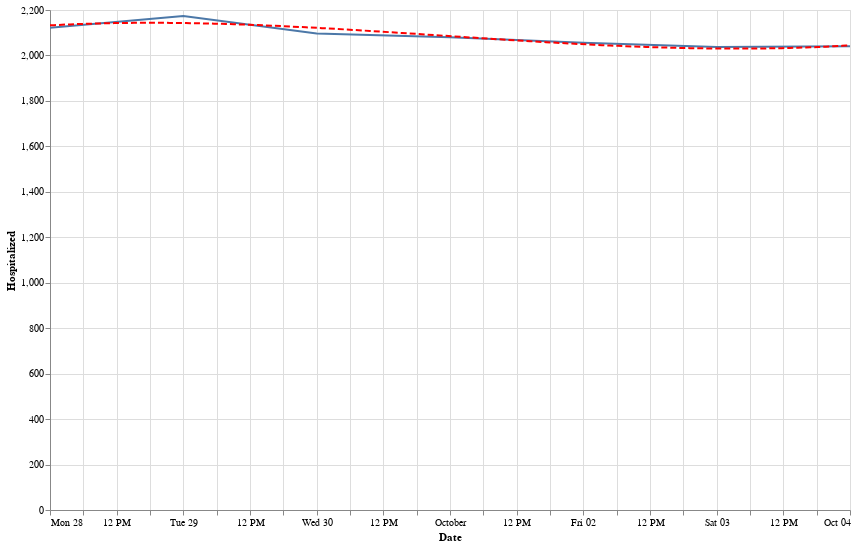

Source (notebook cell):
### Code cell
state = alt.Chart(data[data['State'] == 'FL'].sort_values('Date').tail(7)).mark_line().encode(
    x='Date:T',
    y='Hospitalized:Q'
)
reg = state.transform_regression("Date", "Hospitalized", method="poly").mark_line(color='red', strokeDash=[6,3])
(state+reg).properties(width=800, height=500).interactive()

### Figure 1 — Vega-Lite specification as saved in the notebook (floating-point values rounded to 4 significant figures)
{"config": {"view": {"continuousWidth": 400, "continuousHeight": 300}}, "layer": [{"mark": "line", "encoding": {"x": {"type": "temporal", "field": "Date"}, "y": {"type": "quantitative", "field": "Hospitalized"}}, "selection": {"selector008": {"type": "interval", "bind": "scales", "encodings": ["x", "y"]}}}, {"mark": {"type": "line", "color": "red", "strokeDash": [6, 3]}, "encoding": {"x": {"type": "temporal", "field": "Date"}, "y": {"type": "quantitative", "field": "Hospitalized"}}, "transform": [{"on": "Date", "regression": "Hospitalized", "method": "poly"}]}], "data": {"name": "data-09cbe8a9e1e3af0dafe109ded4357377"}, "height": 500, "width": 800, "$schema": "https://vega.github.io/schema/vega-lite/v4.8.1.json", "datasets": {"data-09cbe8a9e1e3af0dafe109ded4357377": [{"State": "FL", "Date": "09-28-2020", "Confirmed": 701300.0, "Deaths": 14040.0, "Recovered": 0.0, "Confirmed_New": 738.0, "Deaths_New": 5.0, "Recovered_New": 0.0, "Active": 687300.0, "positive": 701300.0, "negative": 4560000.0, "pending": 4002.0, "totalTestResults": 5262000.0, "Hospitalized": 2122.0, "hospitalizedCumulative": 44100.0, "inIcuCurrently": null, "inIcuCumulative": null, "onVentilatorCurrently": null, "onVentilatorCumulative": null, "recovered": null, "dataQualityGrade": "A", "lastUpdateEt": "9/27/2020 23:59", "dateModified": "2020-09-27T23:59:00Z", "checkTimeEt": "09/27 19:59", "death": 14210.0, "hospitalized": 44100.0, "dateChecked": "2020-09-27T23:59:00Z", "totalTestsViral": 7430000.0, "positiveTestsViral": 902500.0, "negativeTestsViral": 6486000.0, "positiveCasesViral": 684600.0, "deathConfirmed": 14210.0, "deathProbable": null, "totalTestEncountersViral": null, "totalTestsPeopleViral": 5269000.0, "totalTestsAntibody": 505200.0, "positiveTestsAntibody": 45080.0, "negativeTestsAntibody": 460000.0, "totalTestsPeopleAntibody": 493800.0, "positiveTestsPeopleAntibody": 44080.0, "negativeTestsPeopleAntibody": 449700.0, "totalTestsPeopleAntigen": null, "positiveTestsPeopleAntigen": 16690.0, "totalTestsAntigen": null, "positiveTestsAntigen": null, "fips": 12.0, "positiveIncrease": 738.0, "negativeIncrease": 7493.0, "total": 5266000.0, "totalTestResultsSource": "posNeg", "totalTestResultsIncrease": 8231.0, "posNeg": 5262000.0, "deathIncrease": 5.0, "hospitalizedIncrease": 73.0, "hash": "8242b4c4270161979ceb765d5d88fb6aabf7855e", "commercialScore": 0.0, "negativeRegularScore": 0.0, "negativeScore": 0.0, "positiveScore": 0.0, "score": 0.0, "grade": null}, {"State": "FL", "Date": "09-29-2020", "Confirmed": 704600.0, "Deaths": 14140.0, "Recovered": 0.0, "Confirmed_New": 3266.0, "Deaths_New": 106.0, "Recovered_New": 0.0, "Active": 690400.0, "positive": 704600.0, "negative": 4586000.0, "pending": 3981.0, "totalTestResults": 5290000.0, "Hospitalized": 2174.0, "hospitalizedCumulative": 44360.0, "inIcuCurrently": null, "inIcuCumulative": null, "onVentilatorCurrently": null, "onVentilatorCumulative": null, "recovered": null, "dataQualityGrade": "A", "lastUpdateEt": "9/28/2020 23:59", "dateModified": "2020-09-28T23:59:00Z", "checkTimeEt": "09/28 19:59", "death": 14310.0, "hospitalized": 44360.0, "dateChecked": "2020-09-28T23:59:00Z", "totalTestsViral": 7479000.0, "positiveTestsViral": 906700.0, "negativeTestsViral": 6530000.0, "positiveCasesViral": 687500.0, "deathConfirmed": 14310.0, "deathProbable": null, "totalTestEncountersViral": null, "totalTestsPeopleViral": 5297000.0, "totalTestsAntibody": 505200.0, "positiveTestsAntibody": 45080.0, "negativeTestsAntibody": 460000.0, "totalTestsPeopleAntibody": 493800.0, "positiveTestsPeopleAntibody": 44080.0, "negativeTestsPeopleAntibody": 449700.0, "totalTestsPeopleAntigen": null, "positiveTestsPeopleAntigen": 17110.0, "totalTestsAntigen": null, "positiveTestsAntigen": null, "fips": 12.0, "positiveIncrease": 3266.0, "negativeIncrease": 25180.0, "total": 5294000.0, "totalTestResultsSource": "posNeg", "totalTestResultsIncrease": 28440.0, "posNeg": 5290000.0, "deathIncrease": 106.0, "hospitalizedIncrease": 252.0, "hash": "fed062984e2dcf63b1d0a4768f2139aa1c37d9ee", "commercialScore": 0.0, "negativeRegularScore": 0.0, "negativeScore": 0.0, "positiveScore": 0.0, "score": 0.0, "grade": null}, {"State": "FL", "Date": "09-30-2020", "Confirmed": 706500.0, "Deaths": 14320.0, "Recovered": 0.0, "Confirmed_New": 1948.0, "Deaths_New": 174.0, "Recovered_New": 0.0, "Active": 692200.0, "positive": 706500.0, "negative": 4595000.0, "pending": 3980.0, "totalTestResults": 5301000.0, "Hospitalized": 2097.0, "hospitalizedCumulative": 44610.0, "inIcuCurrently": null, "inIcuCumulative": null, "onVentilatorCurrently": null, "onVentilatorCumulative": null, "recovered": null, "dataQualityGrade": "A", "lastUpdateEt": "9/29/2020 23:59", "dateModified": "2020-09-29T23:59:00Z", "checkTimeEt": "09/29 19:59", "death": 14490.0, "hospitalized": 44610.0, "dateChecked": "2020-09-29T23:59:00Z", "totalTestsViral": 7507000.0, "positiveTestsViral": 909200.0, "negativeTestsViral": 6556000.0, "positiveCasesViral": 689100.0, "deathConfirmed": 14490.0, "deathProbable": null, "totalTestEncountersViral": null, "totalTestsPeopleViral": 5308000.0, "totalTestsAntibody": 505200.0, "positiveTestsAntibody": 45080.0, "negativeTestsAntibody": 460000.0, "totalTestsPeopleAntibody": 493800.0, "positiveTestsPeopleAntibody": 44080.0, "negativeTestsPeopleAntibody": 449700.0, "totalTestsPeopleAntigen": null, "positiveTestsPeopleAntigen": 17390.0, "totalTestsAntigen": null, "positiveTestsAntigen": null, "fips": 12.0, "positiveIncrease": 1948.0, "negativeIncrease": 9120.0, "total": 5305000.0, "totalTestResultsSource": "posNeg", "totalTestResultsIncrease": 11070.0, "posNeg": 5301000.0, "deathIncrease": 175.0, "hospitalizedIncrease": 253.0, "hash": "73154716863c569bfc0d35de58a09410d15699c6", "commercialScore": 0.0, "negativeRegularScore": 0.0, "negativeScore": 0.0, "positiveScore": 0.0, "score": 0.0, "grade": null}, {"State": "FL", "Date": "10-01-2020", "Confirmed": 709100.0, "Deaths": 14440.0, "Recovered": 0.0, "Confirmed_New": 2628.0, "Deaths_New": 127.0, "Recovered_New": 0.0, "Active": 694700.0, "positive": 709100.0, "negative": 4617000.0, "pending": 3986.0, "totalTestResults": 5326000.0, "Hospitalized": 2080.0, "hospitalizedCumulative": 44820.0, "inIcuCurrently": null, "inIcuCumulative": null, "onVentilatorCurrently": null, "onVentilatorCumulative": null, "recovered": null, "dataQualityGrade": "A", "lastUpdateEt": "9/30/2020 23:59", "dateModified": "2020-09-30T23:59:00Z", "checkTimeEt": "09/30 19:59", "death": 14620.0, "hospitalized": 44820.0, "dateChecked": "2020-09-30T23:59:00Z", "totalTestsViral": 7549000.0, "positiveTestsViral": 912800.0, "negativeTestsViral": 6593000.0, "positiveCasesViral": 691200.0, "deathConfirmed": 14620.0, "deathProbable": null, "totalTestEncountersViral": null, "totalTestsPeopleViral": 5333000.0, "totalTestsAntibody": 528800.0, "positiveTestsAntibody": 49820.0, "negativeTestsAntibody": 478800.0, "totalTestsPeopleAntibody": 516000.0, "positiveTestsPeopleAntibody": 48640.0, "negativeTestsPeopleAntibody": 467300.0, "totalTestsPeopleAntigen": null, "positiveTestsPeopleAntigen": 17940.0, "totalTestsAntigen": null, "positiveTestsAntigen": null, "fips": 12.0, "positiveIncrease": 2628.0, "negativeIncrease": 22020.0, "total": 5330000.0, "totalTestResultsSource": "posNeg", "totalTestResultsIncrease": 24650.0, "posNeg": 5326000.0, "deathIncrease": 131.0, "hospitalizedIncrease": 213.0, "hash": "3d785c3731aa2f56901f52b2d9bdc7c320ecd169", "commercialScore": 0.0, "negativeRegularScore": 0.0, "negativeScore": 0.0, "positiveScore": 0.0, "score": 0.0, "grade": null}, {"State": "FL", "Date": "10-02-2020", "Confirmed": 711800.0, "Deaths": 14550.0, "Recovered": 0.0, "Confirmed_New": 2660.0, "Deaths_New": 110.0, "Recovered_New": 0.0, "Active": 697200.0, "positive": 711800.0, "negative": 4640000.0, "pending": 4024.0, "totalTestResults": 5352000.0, "Hospitalized": 2056.0, "hospitalizedCumulative": 44990.0, "inIcuCurrently": null, "inIcuCumulative": null, "onVentilatorCurrently": null, "onVentilatorCumulative": null, "recovered": null, "dataQualityGrade": "A", "lastUpdateEt": "10/1/2020 23:59", "dateModified": "2020-10-01T23:59:00Z", "checkTimeEt": "10/01 19:59", "death": 14730.0, "hospitalized": 44990.0, "dateChecked": "2020-10-01T23:59:00Z", "totalTestsViral": 7593000.0, "positiveTestsViral": 916200.0, "negativeTestsViral": 6634000.0, "positiveCasesViral": 693500.0, "deathConfirmed": 14730.0, "deathProbable": null, "totalTestEncountersViral": null, "totalTestsPeopleViral": 5359000.0, "totalTestsAntibody": 528800.0, "positiveTestsAntibody": 49820.0, "negativeTestsAntibody": 478800.0, "totalTestsPeopleAntibody": 516000.0, "positiveTestsPeopleAntibody": 48640.0, "negativeTestsPeopleAntibody": 467300.0, "totalTestsPeopleAntigen": null, "positiveTestsPeopleAntigen": 18310.0, "totalTestsAntigen": null, "positiveTestsAntigen": null, "fips": 12.0, "positiveIncrease": 2660.0, "negativeIncrease": 23030.0, "total": 5356000.0, "totalTestResultsSource": "posNeg", "totalTestResultsIncrease": 25690.0, "posNeg": 5352000.0, "deathIncrease": 111.0, "hospitalizedIncrease": 170.0, "hash": "bf65b2c1b62b3b755a34f26534424cbd806ea137", "commercialScore": 0.0, "negativeRegularScore": 0.0, "negativeScore": 0.0, "positiveScore": 0.0, "score": 0.0, "grade": null}, {"State": "FL", "Date": "10-03-2020", "Confirmed": 714600.0, "Deaths": 14630.0, "Recovered": 0.0, "Confirmed_New": 2787.0, "Deaths_New": 74.0, "Recovered_New": 0.0, "Active": 700000.0, "positive": 714600.0, "negative": 4662000.0, "pending": 4052.0, "totalTestResults": 5376000.0, "Hospitalized": 2037.0, "hospitalizedCumulative": 45150.0, "inIcuCurrently": null, "inIcuCumulative": null, "onVentilatorCurrently": null, "onVentilatorCumulative": null, "recovered": null, "dataQualityGrade": "A", "lastUpdateEt": "10/2/2020 23:59", "dateModified": "2020-10-02T23:59:00Z", "checkTimeEt": "10/02 19:59", "death": 14800.0, "hospitalized": 45150.0, "dateChecked": "2020-10-02T23:59:00Z", "totalTestsViral": 7635000.0, "positiveTestsViral": 919800.0, "negativeTestsViral": 6673000.0, "positiveCasesViral": 695900.0, "deathConfirmed": 14800.0, "deathProbable": null, "totalTestEncountersViral": null, "totalTestsPeopleViral": 5384000.0, "totalTestsAntibody": 528800.0, "positiveTestsAntibody": 49820.0, "negativeTestsAntibody": 478800.0, "totalTestsPeopleAntibody": 516000.0, "positiveTestsPeopleAntibody": 48640.0, "negativeTestsPeopleAntibody": 467300.0, "totalTestsPeopleAntigen": null, "positiveTestsPeopleAntigen": 18760.0, "totalTestsAntigen": null, "positiveTestsAntigen": null, "fips": 12.0, "positiveIncrease": 2787.0, "negativeIncrease": 22150.0, "total": 5381000.0, "totalTestResultsSource": "posNeg", "totalTestResultsIncrease": 24940.0, "posNeg": 5376000.0, "deathIncrease": 73.0, "hospitalizedIncrease": 160.0, "hash": "05447c61146bde60bde75a9e860abf23461537dd", "commercialScore": 0.0, "negativeRegularScore": 0.0, "negativeScore": 0.0, "positiveScore": 0.0, "score": 0.0, "grade": null}, {"State": "FL", "Date": "10-04-2020", "Confirmed": null, "Deaths": null, "Recovered": null, "Confirmed_New": null, "Deaths_New": null, "Recovered_New": null, "Active": null, "positive": 716500.0, "negative": 4680000.0, "pending": 4053.0, "totalTestResults": 5397000.0, "Hospitalized": 2040.0, "hospitalizedCumulative": 45220.0, "inIcuCurrently": null, "inIcuCumulative": null, "onVentilatorCurrently": null, "onVentilatorCumulative": null, "recovered": null, "dataQualityGrade": "A", "lastUpdateEt": "10/3/2020 23:59", "dateModified": "2020-10-03T23:59:00Z", "checkTimeEt": "10/03 19:59", "death": 14840.0, "hospitalized": 45220.0, "dateChecked": "2020-10-03T23:59:00Z", "totalTestsViral": 7669000.0, "positiveTestsViral": 922300.0, "negativeTestsViral": 6704000.0, "positiveCasesViral": 697500.0, "deathConfirmed": 14840.0, "deathProbable": null, "totalTestEncountersViral": null, "totalTestsPeopleViral": 5404000.0, "totalTestsAntibody": 528800.0, "positiveTestsAntibody": 49820.0, "negativeTestsAntibody": 478800.0, "totalTestsPeopleAntibody": 516000.0, "positiveTestsPeopleAntibody": 48640.0, "negativeTestsPeopleAntibody": 467300.0, "totalTestsPeopleAntigen": null, "positiveTestsPeopleAntigen": 19010.0, "totalTestsAntigen": null, "positiveTestsAntigen": null, "fips": 12.0, "positiveIncrease": 1868.0, "negativeIncrease": 18550.0, "total": 5401000.0, "totalTestResultsSource": "posNeg", "totalTestResultsIncrease": 20420.0, "posNeg": 5397000.0, "deathIncrease": 42.0, "hospitalizedIncrease": 64.0, "hash": "baa828c790cc5649fae36180d8b35a6bfe53685e", "commercialScore": 0.0, "negativeRegularScore": 0.0, "negativeScore": 0.0, "positiveScore": 0.0, "score": 0.0, "grade": null}]}}
